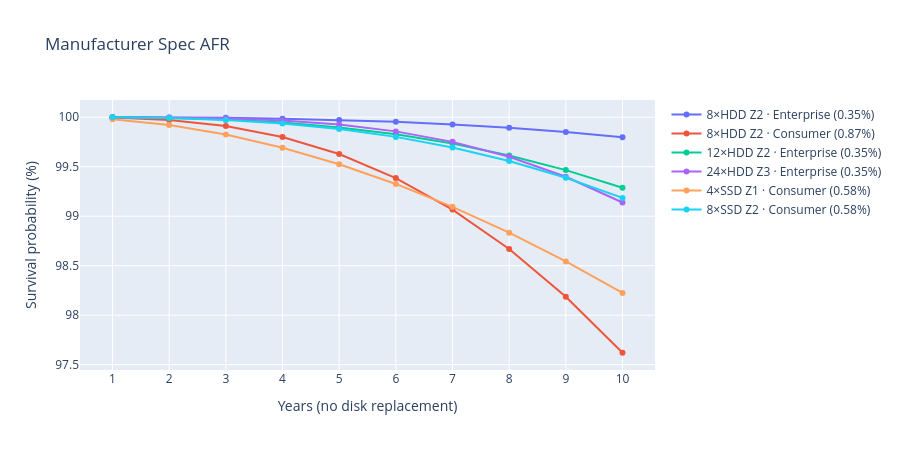

Write notebook code for a chart like this one.
### Code cell
MAX_YEARS = 10
years = np.arange(1, MAX_YEARS + 1)

# --- Spec AFR scenarios (manufacturer MTBF-derived, constant) ---
# Enterprise HDD: 2.5M h MTBF → 0.35% AFR
# Consumer/NAS HDD: 1M h MTBF → 0.87% AFR
# Consumer SSD: 1.5M h MTBF → 0.58% AFR
spec_scenarios = [
    ("8×HDD Z2 · Enterprise (0.35%)",   8, 2, 0.0035),
    ("8×HDD Z2 · Consumer (0.87%)",     8, 2, 0.0087),
    ("12×HDD Z2 · Enterprise (0.35%)", 12, 2, 0.0035),
    ("24×HDD Z3 · Enterprise (0.35%)", 24, 3, 0.0035),
    ("4×SSD Z1 · Consumer (0.58%)",     4, 1, 0.0058),
    ("8×SSD Z2 · Consumer (0.58%)",     8, 2, 0.0058),
]

# --- Real-world AFR scenarios (Backblaze observed) ---
# Bathtub multiplier: 1× years 1-4, 2× years 5-6, 4× years 7+
def bathtub_afrs(base_afr, n_years=10):
    return np.array([
        base_afr * (1 if y <= 4 else 2 if y <= 6 else 4)
        for y in range(1, n_years + 1)
    ])

AFR_20TB = 0.007   # Backblaze 20TB+ pool
AFR_LIFE = 0.013   # Backblaze fleet lifetime

# (label, n_disks, max_failures, base_afr)
real_configs = [
    ("8×HDD Z2",  8, 2),
    ("12×HDD Z2", 12, 2),
    ("24×HDD Z3", 24, 3),
]

spec_results = {l: survival_probability(n, k, a, years) for l, n, k, a in spec_scenarios}

real_results = {}
for label, n, k in real_configs:
    for afr_name, afr in [("20TB+", AFR_20TB), ("Lifetime", AFR_LIFE)]:
        key = f"{label} · {afr_name} ({afr:.1%})"
        real_results[key] = survival_probability_varying(n, k, bathtub_afrs(afr))

fig = go.Figure()
for label, probs in spec_results.items():
    fig.add_trace(go.Scatter(x=years, y=probs * 100, mode="lines+markers", name=label))
fig.update_xaxes(title_text="Years (no disk replacement)", dtick=1)
fig.update_yaxes(title_text="Survival probability (%)")
fig.update_layout(title_text="Manufacturer Spec AFR", height=450, width=900)
fig.show()

### Figure 1 — Plotly figure (JSON) as saved in the notebook; plotly's stock layout.template omitted (floating-point values rounded to 4 significant figures)
{"data": [{"mode": "lines+markers", "name": "8×HDD Z2 · Enterprise (0.35%)", "type": "scatter", "x": [1, 2, 3, 4, 5, 6, 7, 8, 9, 10], "y": [100.0, 100.0, 99.99, 99.99, 99.97, 99.95, 99.93, 99.89, 99.85, 99.8]}, {"mode": "lines+markers", "name": "8×HDD Z2 · Consumer (0.87%)", "type": "scatter", "x": [1, 2, 3, 4, 5, 6, 7, 8, 9, 10], "y": [100.0, 99.97, 99.91, 99.8, 99.63, 99.39, 99.07, 98.67, 98.19, 97.62]}, {"mode": "lines+markers", "name": "12×HDD Z2 · Enterprise (0.35%)", "type": "scatter", "x": [1, 2, 3, 4, 5, 6, 7, 8, 9, 10], "y": [100.0, 99.99, 99.98, 99.95, 99.9, 99.83, 99.73, 99.61, 99.47, 99.29]}, {"mode": "lines+markers", "name": "24×HDD Z3 · Enterprise (0.35%)", "type": "scatter", "x": [1, 2, 3, 4, 5, 6, 7, 8, 9, 10], "y": [100.0, 100.0, 99.99, 99.97, 99.93, 99.86, 99.75, 99.6, 99.4, 99.14]}, {"mode": "lines+markers", "name": "4×SSD Z1 · Consumer (0.58%)", "type": "scatter", "x": [1, 2, 3, 4, 5, 6, 7, 8, 9, 10], "y": [99.98, 99.92, 99.82, 99.69, 99.53, 99.33, 99.09, 98.83, 98.54, 98.23]}, {"mode": "lines+markers", "name": "8×SSD Z2 · Consumer (0.58%)", "type": "scatter", "x": [1, 2, 3, 4, 5, 6, 7, 8, 9, 10], "y": [100.0, 99.99, 99.97, 99.94, 99.88, 99.8, 99.69, 99.56, 99.39, 99.19]}], "layout": {"height": 450, "title": {"text": "Manufacturer Spec AFR"}, "width": 900, "xaxis": {"dtick": 1, "title": {"text": "Years (no disk replacement)"}}, "yaxis": {"title": {"text": "Survival probability (%)"}}}}
